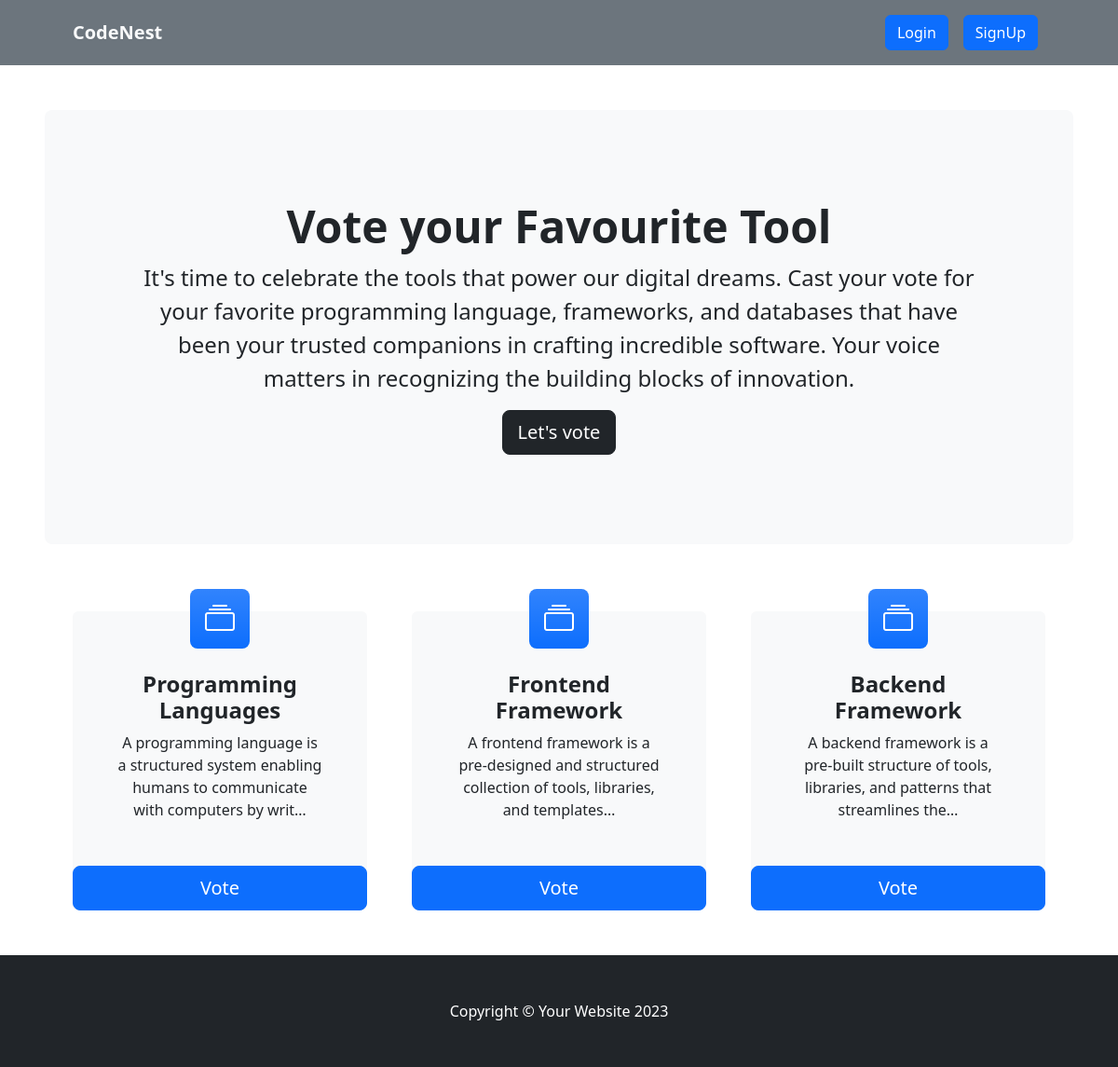
The page / on the database its author committed.
### voteapp/models.py (models this page shows, shortened)
class Category(models.Model):
    title = models.CharField(max_length=200)
    slug = models.SlugField(blank=True, null=True)
    description = models.TextField(blank=True, null=True)
    total_vote = models.IntegerField(default=0)
    voters = models.ManyToManyField(User, blank=True)

### voteapp/views.py (the view)
# urls.py: path("", views.index, name="index"),
def index(request):
    categories = Category.objects.all()
    context = {"categories":categories}
    return render(request, "index.html", context)

### voteapp/templates/index.html
{% extends 'base.html' %}
{% block content %}
<header class="py-5">
    <div class="container-fluid px-lg-5">
        <div class="p-4 p-lg-5 bg-light rounded-3 text-center">
            <div class="m-4 m-lg-5">
                <h1 class="display-5 fw-bold">Vote your Favourite Tool</h1>
                <p class="fs-4">It's time to celebrate the tools that power our digital dreams. Cast your vote for your favorite programming language, frameworks, and databases
                    that have been your trusted companions in crafting incredible software.
                     Your voice matters in recognizing the building blocks of innovation.</p>
                <a class="btn btn-dark btn-lg" href="#votingSection">Let's vote</a>
            </div>
        </div>
    </div>
</header>
<section class="pt-4" id="votingSection">
    <div class="container px-lg-5">
        <div class="row gx-lg-5">
            {% for category in categories  %}
            <div class="col-lg-4 col-xxl-3 mb-5">
                <div class="card bg-light border-0 h-100">
                    <div class="card-body text-center p-4 p-lg-5 pt-0 pt-lg-0">
                        <div class="feature bg-primary bg-gradient text-white rounded-3 mb-4 mt-n4"><i class="bi bi-collection"></i></div>
                        <h2 class="fs-4 fw-bold">{{category.title}}</h2>
                        <p class="mb-0">{{category.description | truncatechars:100}}</p>
                    </div>
                    <a class="btn btn-primary btn-lg" href="{% url 'detail' category.slug  %}">Vote</a>
                </div>
            </div>
            {% endfor %}
        </div>
    </div>
</section>
{% endblock content %}

### voteapp/static/css/style.css (style rules this page uses)
* { box-sizing: border-box; }

### rows shown on the page
Category: title "Programming Languages", description "A programming language is a structured system enabling humans to communicate with computers by writ…"
Category: title "Frontend Framework", description "A frontend framework is a pre-designed and structured collection of tools, libraries, and templates…"
Category: title "Backend Framework", description "A backend framework is a pre-built structure of tools, libraries, and patterns that streamlines the…"
